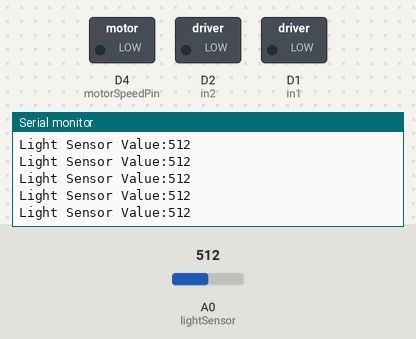
Bench run of a sketch on a simulated ESP8266 (NodeMCU). Parts: switched loads named in the sketch (green lamp = pin HIGH), the last lines printed to the serial monitor. Inputs (shaded band) come from the test bench; at power-on: A0 (lightSensor) = 512. WiFi joins after 1.5 s; servers stay silent unless stated.

Above: at 3.2 s.
3.3 s: A0 (lightSensor) set to 107
At 4.2 s:
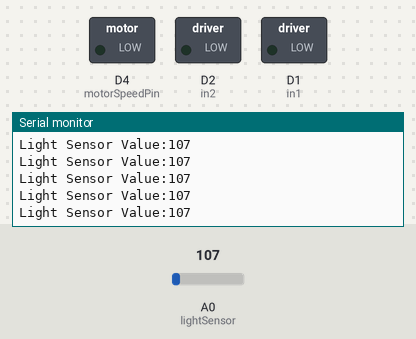
6.3 s: A0 (lightSensor) set to 90
At 6.8 s:
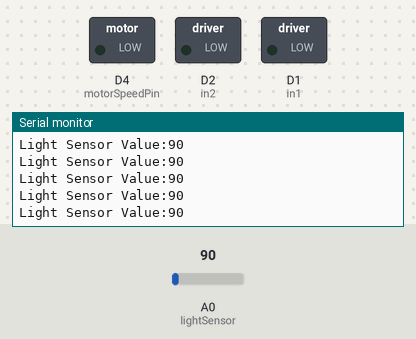
Timing chart, 0 to 9.3 s (numbered marks = the images above; inputs shaded):
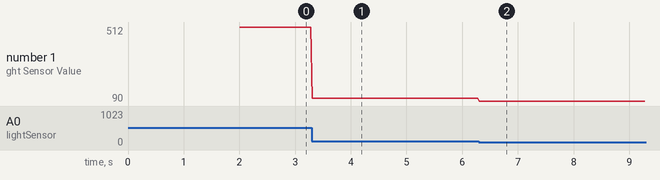

The sketch:

DC_Anhsang.ino
```cpp
#include <ESP8266WiFi.h>
#include <ESPAsyncTCP.h>
#include <ESPAsyncWebServer.h>

// WiFi thông tin
const char *ssid = "Tran Thi Kim Loan";
const char *password = "01229333995";

// Cảm biến ánh sáng và động cơ DC
#define lightSensor A0
#define in1 D1 // Motor direction pin 1
#define in2 D2 // Motor direction pin 2
#define motorSpeedPin D4 // Motor speed PWM control

int lightValue = 0; // Giá trị cảm biến ánh sáng
int motorSpeed = 0; // Tốc độ động cơ từ web

// Trạng thái quay của động cơ
String motorState = "Stopped";

// Tạo web server
AsyncWebServer server(80);

// HTML giao diện web
const char index_html[] PROGMEM = R"rawliteral(
<!DOCTYPE html>
<html>
<head>
  <title>Motor Control</title>
  <meta name="viewport" content="width=device-width, initial-scale=1">
</head>
<body>
  <h1>Motor Control</h1>
  <p>Light Sensor Value: <span id="light">%LIGHT%</span></p>
  <p>Motor State: <span id="state">%STATE%</span></p>

  <form id="motorForm">
    <label for="speed">Speed (0-255): </label>
    <input type="number" name="speed" min="0" max="255" value="0" required>
    <br><br>
    <input type="submit" value="Update">
  </form>

  <script>
    document.getElementById('motorForm').addEventListener('submit', function (e) {
      e.preventDefault();
      const formData = new FormData(this);
      fetch("/", {
        method: "POST",
        body: formData
      }).then(response => response.text()).catch(error => console.error("Error:", error));
    });

    setInterval(function() {
      fetch("/status")
        .then(response => response.json())
        .then(data => {
          document.getElementById("light").innerHTML = data.light;
          document.getElementById("state").innerHTML = data.state;
        })
        .catch(error => console.error("Error:", error));
    }, 2000);
  </script>
</body>
</html>
)rawliteral";

// Đọc giá trị cảm biến ánh sáng
int readLightSensor() {
  return analogRead(lightSensor);
}

// Xử lý HTML
String processor(const String &var) {
  if (var == "LIGHT") {
    return String(lightValue);
  }
  if (var == "STATE") {
    return motorState;
  }
  return String();
}

void initWiFi() {
  WiFi.mode(WIFI_STA);
  WiFi.begin(ssid, password);
  Serial.print("Connecting to WiFi");
  while (WiFi.status() != WL_CONNECTED) {
    Serial.print('.');
    delay(1000);
  }
  Serial.println("\nConnected to WiFi! IP Address: ");
  Serial.println(WiFi.localIP());
}

void setup() {
  // Khởi tạo Serial Monitor
  Serial.begin(9600);

  // Khởi tạo WiFi
  initWiFi();

  // Khởi tạo cảm biến và động cơ DC
  pinMode(lightSensor, INPUT);
  pinMode(in1, OUTPUT);
  pinMode(in2, OUTPUT);
  pinMode(motorSpeedPin, OUTPUT);

  // Cấu hình Web Server
  server.on("/", HTTP_GET, [](AsyncWebServerRequest *request) {
    request->send_P(200, "text/html", index_html, processor);
  });

  server.on("/status", HTTP_GET, [](AsyncWebServerRequest *request) {
    String jsonResponse = "{\"light\":\"" + String(lightValue) + "\",\"state\":\"" + motorState + "\"}";
    request->send(200, "application/json", jsonResponse);
  });

  server.on("/", HTTP_POST, [](AsyncWebServerRequest *request) {
    if (request->hasParam("speed", true)) {
      motorSpeed = request->getParam("speed", true)->value().toInt();
      Serial.print("Updated motor speed: ");
      Serial.println(motorSpeed);
    }
    request->send(200, "text/plain", "Settings updated");
  });

  server.begin();
}

void loop() {
  // Đọc giá trị cảm biến ánh sáng
  lightValue = readLightSensor();
  Serial.print("Light Sensor Value:");
  Serial.println(lightValue);

   // Kiểm tra tốc độ động cơ và điều chỉnh trạng thái
  if (motorSpeed == 0) {
    motorState = "Stopped";
    digitalWrite(in1, LOW);  // Dừng động cơ
    digitalWrite(in2, LOW);  // Dừng động cơ
  } else {
    // Điều khiển động cơ DC dựa trên giá trị cảm biến ánh sáng
    if (lightValue > 700) {  // Điều kiện ánh sáng yếu
      motorState = "Running Clockwise";
      digitalWrite(in1, HIGH);
      digitalWrite(in2, LOW);
    } else {  // Điều kiện ánh sáng mạnh
      motorState = "Running Counterclockwise";
      digitalWrite(in1, LOW);
      digitalWrite(in2, HIGH);
    }
  }

  // Điều chỉnh tốc độ động cơ DC theo giá trị từ web
  analogWrite(motorSpeedPin, motorSpeed);
}
```

Measured:
- after the input at 3.3 s, the serial monitor: prints a new line at once (image 1)
- after the input at 6.3 s, the serial monitor: prints a new line at once (image 2)
- plotted number 1: 512 → 107 after the input at 3.3 s, 107 → 90 after the input at 6.3 s
